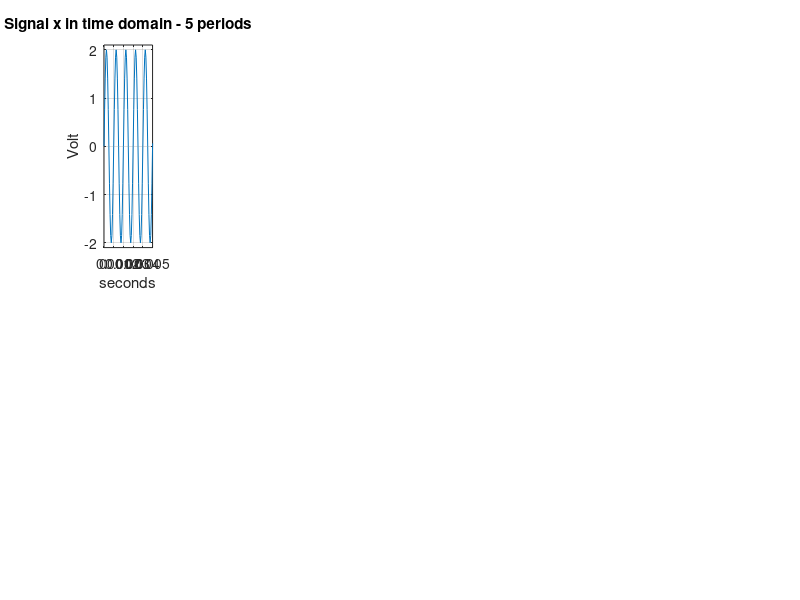

Reproduce this figure in MATLAB. (Note: this script raises an error after producing the figure.)
clc
close all
clear all
F0=1000;
T0=1/F0;
A=2;
Fe=16000;
Te=1/Fe;
D=2;
t=0:Te:D;
N=length(t);
B=1.78;
phi=pi/3;

x=A*sin(2*pi*F0*t);

figure;
subplot(2,7,1)
plot(t,x);
xlabel('seconds')
ylabel('Volt')
title('Signal x in time domain - 5 periods')
grid on;
axis([0,0.005,-1.05*A,1.05*A])

valmoyenne=(1/(N+1))*sum(x,'all');
puissancemoyenne=(1/(N+1))*sum(x.^2,'all');
valeurefficace=sqrt(puissancemoyenne);

x2=sqrt(x.^2);
subplot(2,7,2)
plot(t,x2)
xlabel('seconds')
ylabel('Volt')
title('Signal x2 in time domain - 5 periods')
grid on;
axis([0,0.005,-1.05*A,1.05*A])

valmoyenne2=(1/(N+1))*sum(x2,'all');
puissancemoyenne2=(1/(N+1))*sum(x2.^2,'all');
valeurefficace2=sqrt(puissancemoyenne2);

x3=(0.75*square(2*pi*t*F0))+1.25;
subplot(2,7,3)
plot(t,x3)
xlabel('seconds')
ylabel('Volt')
title('Signal x3 in time domain - 5 periods')
grid on;
axis([0,0.005,-1.05*A,1.05*A])

valmoyenne3=(1/(N+1))*sum(x3,'all');
puissancemoyenne3=(1/(N+1))*sum(x3.^2,'all');
valeurefficace3=sqrt(puissancemoyenne3);

x4=B*sin(2*pi*F0*t+phi);
subplot(2,7,4)
plot(t,x4)
xlabel('seconds')
ylabel('Volt')
title('Signal x4 in time domain - 5 periods')
grid on;
axis([0,0.005,-1.05*A,1.05*A])

valmoyenne4=(1/(N+1))*sum(x4,'all');
puissancemoyenne4=(1/(N+1))*sum(x4.^2,'all');
valeurefficace4=sqrt(puissancemoyenne4);

Cxx=zeros(1,N);
m=round(5*T0/Te);
for k=1:N+1-m
    Cxx(k)=mean(x(1:m).*x(k:m+k-1));
end
subplot(2,7,5)
plot(t,Cxx)
xlabel('seconds')
ylabel('Volt')
title('autocorrélation de x')
grid on;
axis([0,0.05,-1.05*A,1.05*A])

Cxx4=zeros(1,N);
m=round(5*T0/Te);
for k=1:N+1-m
    Cxx4(k)=mean(x(1:m).*x4(k:m+k-1));
end
subplot(2,7,6)
plot(t,Cxx4)
xlabel('seconds')
ylabel('Volt')
title('intercorrélation de x et x4')
grid on;
axis([0,0.005,-1.05*A,1.05*A])

K=1100;

[y1,FS]=audioread('MarteauPiqueur01.mp3');
subplot(2,7,7)
plot(y1);
title('Marteau piqueur')

N1=length(y1);
Pn_mp=zeros(1,N1);
for n=K+1:1:N1-K
    Pn_mp(n)=mean(y1(n-K:n+K).^2);
end
subplot(2,7,8)
plot(Pn_mp)
title('puissance instantanée Marteau piqueur')

[y2,FS2]=audioread('Jardin01.mp3');
subplot(2,7,9)
plot(y2);
title('jardin 1')

N2=length(y2);
Pn_j1=zeros(1,N2);
for n=K+1:1:N2-K
    Pn_j1(n)=mean(y2(n-K:n+K).^2);
end
subplot(2,7,10)
plot(Pn_j1)
title('puissance instantanée jardin 1')

[y3,FS3]=audioread('Jardin02.mp3');
subplot(2,7,11)
plot(y3);
title('jardin 2')

N3=length(y3);
Pn_j2=zeros(1,N3);
for n=K+1:1:N3-K
    Pn_j2(n)=mean(y3(n-K:n+K).^2);
end
subplot(2,7,12)
plot(Pn_j2);
title('puissance instantanée jardin 2')

[y4,FS4]=audioread('Ville01.mp3');
subplot(2,7,13)
plot(y4);
title('ville 1')

N4=length(y4);
Pn_v1=zeros(1,N4);
for n=K+1:1:N4-K
    Pn_v1(n)=mean(y4(n-K:n+K).^2);
end
subplot(2,7,14)
plot(Pn_v1)
title('puissance instantanée ville 1')